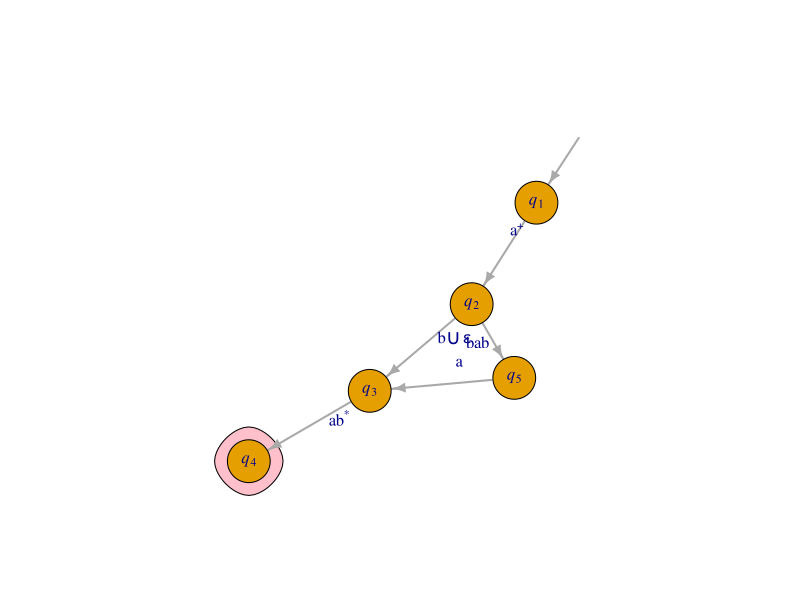

Reproduce this figure in R. (Note: this script raises an error after producing the figure.)
## ---- chunk 1
set.seed(11520)
fnames <- sample(c("Sam", "James", "Drake", "Wesley", "Sophia", "Carolyn", "Trevor", "Tristan", "Ryley"))
## ---- chunk 2
library(igraph)
a3 <- graph_from_literal(" "-+q1-+q2-+q3-+q4, q2-+q5-+q3, simplify=FALSE)
set.seed(123)
coords <- layout_nicely(a3)
plot(a3, 
     edge.curved = 0, 
     layout=coords,
     vertex.size = 25,
     vertex.shape = c("none", "circle", "circle", "circle", "circle", "circle"),
     vertex.label = c(" ", expression(italic(q)[1]), expression(italic(q)[2]), expression(italic(q)[3]), expression(italic(q)[4]), expression(italic(q)[5])),
     edge.loop.angle=3.14*0,
     mark.groups = list(5), mark.shape = -1,  mark.col = "pink", mark.border = "black",
     vertex.label.cex = 1,
     edge.label = c("", expression(atop("   a"^"+",  " ")),
                    expression(paste("           b", union(epsilon))),expression("        ab"^"*"),expression(atop(" ", "bab      ")),"a\n"), 
     edge.label.cex = 1,
     edge.width = 2,
     edge.arrow.size=0.7) 
#     ylim = c(-1.02,0.2), xlim=c(-1,1.3))
## ---- chunk 3
library(knitr)
include_graphics("images/ex168a.png")
## ---- chunk 4
library(knitr)
include_graphics("images/ex168b.png")
## ---- chunk 5
library(knitr)
include_graphics("images/ex168c.png")
## ---- chunk 6
library(knitr)
include_graphics("images/ex168d.png")
## ---- chunk 7
library(knitr)
include_graphics("images/ex168e.png")
